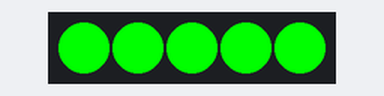
Bench run of a sketch on a simulated Arduino Uno, built with avr-gcc and run on an emulated ATmega328P. On the bench: 5 RGB LEDs in strip order, left to right. Random numbers use the default seed unless the sketch sets one; what the sketch prints to the serial monitor is not drawn.

Above: at 0.1 s.
At 55.1 s:
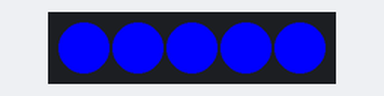
At 127.2 s:
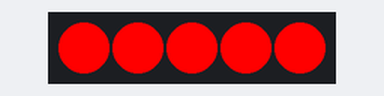
Timing chart, 0 to 130.0 s (numbered marks = the images above):
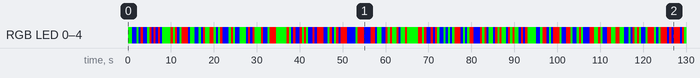

The sketch:

Task1.ino
```cpp
/*Bee's travel, Task 1: Change the flower's color .*/

/*Library*/
#include <Arduino.h>
// LED's library
#include<FastLED.h>

/*GPIO*/
//LED pin
#define LED_PIN 16

/*Variable*/
//Number of the LEDs
#define NUM_LEDS 5
////Address of the color sensor
//
//// R G B value for the white color
//unsigned int redhigh , greenhigh, bluehigh;
//// R G B value for the black color
//unsigned int redlow, greenlow, bluelow;
//// R G B value for the red color
//int Red_R, Red_G, Red_B;
//// R G B value for the green color
//int Green_R, Green_G, Green_B;
//// R G B value for the blue color
//int Blue_R, Blue_G, Blue_B;
//// R G B value for the path
//int Path_R, Path_G, Path_B;
//// R G B value for the end of the path
//int End_R, End_G, End_B;
//// RED = true if the red color is detected, otherwise false
//boolean RED = false ;
//// GREEN = true if the green color is detected, otherwise false
//boolean GREEN = false;
//// BLUE = true if the blue color is detected, otherwise false
//boolean BLUE = false;
////Range (a margin of error for the RGB value)
//int range = 10;


/*Obejct*/
//LED
CRGB leds[NUM_LEDS];

/* ************************************************************************/
/* ****************************** FUNCTION ********************************/
/* ************************************************************************/

//link RGB code : https://www.w3schools.com/colors/colors_picker.asp

//The blue_color() function allows to light the bionic flower in blue
void blue_color()
{
  for (int i = 0; i < NUM_LEDS; i++) {
    leds[i] = CRGB(0,0,255);
  }
  FastLED.show();
}
//The green_color() function allows to light the bionic flower in green
void green_color()
{
  for (int i = 0; i < NUM_LEDS; i++) {
    leds[i] = CRGB(0,255,0);//Vert
  }
  FastLED.show();
}
//The red_color() function allows to light the bionic flower in red
void red_color()
{
  for (int i = 0; i < NUM_LEDS; i++) {
    leds[i] = CRGB(255,0,0);
  }
  FastLED.show();
}
//The black_color() function allows to light the bionic flower in black
void black_color()
{
  for (int i = 0; i < NUM_LEDS; i++) {
    leds[i] = CRGB(0,0,0);
  }
  FastLED.show();
}

////The calibration_color() function allows to calibrate the high (white) and the low (black) value
//void BW_calibration()
//{
//   // Color sensor selected, start the transmission
//   Wire.beginTransmission(ADD_COLOR);
//
//   //White color calibration
//   Serial.println("Please, place the sensor on white color ...");
//   delay(3000);
//   redhigh = RGB_sensor.readRed();
//   greenhigh = RGB_sensor.readGreen();
//   bluehigh = RGB_sensor.readBlue();
//   delay(3000);
//
//   //Black color calibration
//   Serial.println("Please, place the sensor on black color ...");
//   delay(3000);
//   redlow = RGB_sensor.readRed();
//   greenlow = RGB_sensor.readGreen();
//   bluelow = RGB_sensor.readBlue();
//   delay(3000);
//
//    // The end of the transmission
//    Wire.endTransmission();
//}
//
////The RGB_calibration() function allows to calibrate the RGB value for the red, green and blue color
//void RGB_calibration()
//{
//  // Color sensor selected
//  Wire.beginTransmission(ADD_COLOR);
//
//  //Color sensor parameters
//  unsigned int red_value, green_value ,blue_value;
//
//  //Red color calibration
//  Serial.println("Please, place the sensor on red color ...");
//  delay(3000);
//  // Read sensor values (16 bit integers)
//  red_value = RGB_sensor.readRed();
//  green_value = RGB_sensor.readGreen();
//  blue_value = RGB_sensor.readBlue();
//  // Convert to RGB values
//  red_value = map(red_value, redlow, redhigh, 0, 255);
//  green_value = map(green_value, greenlow, greenhigh, 0, 255);
//  blue_value = map(blue_value, bluelow, bluehigh, 0, 255);
//  // Constrain to values of 0-255
//  red_value = constrain(red_value, 0, 255);
//  green_value = constrain(green_value, 0, 255);
//  blue_value= constrain(blue_value, 0, 255);
//  Red_R= red_value;
//  Red_G = green_value;
//  Red_B = blue_value;
//  delay(3000);
//
//  //Green color calibration
//  Serial.println("Please, place the sensor on green color ...");
//  delay(3000);
//  // Read sensor values (16 bit integers)
//  red_value = RGB_sensor.readRed();
//  green_value = RGB_sensor.readGreen();
//  blue_value = RGB_sensor.readBlue();
//  // Convert to RGB values
//  red_value = map(red_value, redlow, redhigh, 0, 255);
//  green_value = map(green_value, greenlow, greenhigh, 0, 255);
//  blue_value = map(blue_value, bluelow, bluehigh, 0, 255);
//  // Constrain to values of 0-255
//  red_value = constrain(red_value, 0, 255);
//  green_value = constrain(green_value, 0, 255);
//  blue_value= constrain(blue_value, 0, 255);
//  Green_R= red_value;
//  Green_G = green_value;
//  Green_B = blue_value;
//  delay(3000);
//
//  //Blue color calibration
//  Serial.println("Please, place the sensor on blue color ...");
//  delay(3000);
//  // Read sensor values (16 bit integers)
//  red_value = RGB_sensor.readRed();
//  green_value = RGB_sensor.readGreen();
//  blue_value = RGB_sensor.readBlue();
//  // Convert to RGB values
//  red_value = map(red_value, redlow, redhigh, 0, 255);
//  green_value = map(green_value, greenlow, greenhigh, 0, 255);
//  blue_value = map(blue_value, bluelow, bluehigh, 0, 255);
//  // Constrain to values of 0-255
//  red_value = constrain(red_value, 0, 255);
//  green_value = constrain(green_value, 0, 255);
//  blue_value= constrain(blue_value, 0, 255);
//  Blue_R= red_value;
//  Blue_G = green_value;
//  Blue_B = blue_value;
//  delay(3000);
//
////   //Path calibration
////  Serial.println("Please, place the sensor on the path ...");
////  delay(3000);
////  // Read sensor values (16 bit integers)
////  red_value = RGB_sensor.readRed();
////  green_value = RGB_sensor.readGreen();
////  blue_value = RGB_sensor.readBlue();
////  // Convert to RGB values
////  red_value = map(red_value, redlow, redhigh, 0, 255);
////  green_value = map(green_value, greenlow, greenhigh, 0, 255);
////  blue_value = map(blue_value, bluelow, bluehigh, 0, 255);
////  // Constrain to values of 0-255
////  red_value = constrain(red_value, 0, 255);
////  green_value = constrain(green_value, 0, 255);
////  blue_value= constrain(blue_value, 0, 255);
////  Path_R= red_value;
////  Path_G = green_value;
////  Path_B = blue_value;
////  delay(3000);
////
////   //The end calibration
////  Serial.println("Please, place the sensor on the end of the path ...");
////  delay(3000);
////  // Read sensor values (16 bit integers)
////  red_value = RGB_sensor.readRed();
////  green_value = RGB_sensor.readGreen();
////  blue_value = RGB_sensor.readBlue();
////  // Convert to RGB values
////  red_value = map(red_value, redlow, redhigh, 0, 255);
////  green_value = map(green_value, greenlow, greenhigh, 0, 255);
////  blue_value = map(blue_value, bluelow, bluehigh, 0, 255);
////  // Constrain to values of 0-255
////  red_value = constrain(red_value, 0, 255);
////  green_value = constrain(green_value, 0, 255);
////  blue_value= constrain(blue_value, 0, 255);
////  End_R= red_value;
////  End_G = green_value;
////  End_B = blue_value;
////  delay(3000);
//
//  // The end of the transmission
//  Wire.endTransmission();
//
//
//}
////The color_sensor() function allows to read the RGB value of the color and test if it is the red, green or blue color
//void Read_RGB()
//{
//  // Color sensor selected
//  Wire.beginTransmission(ADD_COLOR);
//
//  //Color sensor parameters
//  unsigned int red_value, green_value ,blue_value;
//
//  // Read sensor values (16 bit integers)
//  red_value = RGB_sensor.readRed();
//  green_value = RGB_sensor.readGreen();
//  blue_value = RGB_sensor.readBlue();
//  // Convert to RGB values
//  red_value = map(red_value, redlow, redhigh, 0, 255);
//  green_value = map(green_value, greenlow, greenhigh, 0, 255);
//  blue_value = map(blue_value, bluelow, bluehigh, 0, 255);
//  // Constrain to values of 0-255
//  red_value = constrain(red_value, 0, 255);
//  green_value = constrain(green_value, 0, 255);
//  blue_value= constrain(blue_value, 0, 255);
//
//  Serial.print("COLOR : "); Serial.print("R "); Serial.print(red_value); Serial.print("G "); Serial.print(green_value); Serial.print("B ");Serial.println(blue_value);
//
//  // Test if the color detected is red, if it is the case, RED = true
//  if ((red_value>Red_R-range) && ( red_value<Red_R+range)&& (green_value>Red_G-range) && ( green_value<Red_G+range)&&( blue_value>Red_B-range) && ( blue_value<Red_B+range))
//  {
//    RED= true;
//  }
//  // Test if the color detected is green, if it is the case, GREEN = true
//  else if ((red_value>Green_R-range) && (red_value<Green_R+range)&& (green_value>Green_G-range) && ( green_value<Green_G+range)&&( blue_value>Green_B-range) && ( blue_value<Green_B+range))
//  {
//    GREEN= true;
//  }
//  // Test if the color detected is blue, if it is the case, BLUE = true
//  else if ((red_value> Blue_R -range) && (red_value<Blue_R+range)&& (green_value> Blue_G-range) && (green_value< Blue_G+range)&&(blue_value> Blue_B-range) && (blue_value< Blue_B+range))
//  {
//    BLUE= true;
//  }
//  // Test if the sensor is on the path, if it is the case, PATH = true
//
//
//  // Test if the sensor is on the end of the path , if it is the case, END = true
//
//
//  // The end of the transmission
//  Wire.endTransmission();
//
//}


/* ************************************************************************/
/* ***************************** SETUP FUNCTION ***************************/
/* ************************************************************************/
void setup()
{
 //Serial monitor communication
 Serial.begin(9600);
 Serial.println("Bee's travel scenario : Task 1");

 ///LED initialisation
 FastLED.addLeds<NEOPIXEL,LED_PIN>(leds,NUM_LEDS);
 //Turn off the LEDs
 black_color();

}


/* ************************************************************************/
/* ***************************** LOOP FUNCTION ****************************/
/* ************************************************************************/
void loop()
{
   //The flower light in random color
  int color = random(3);
  if (color == 0)
  {
    red_color();
  }
  else if (color == 1)
  {
    green_color();
  }
  else if (color == 2)
  {
    blue_color();
  }

  delay(500);

}
```

Measured:
- by itself, RGB LED 0–4: off → RGB(0, 255, 0) at 0.01 s, → RGB(0, 0, 255) 1.0 s later, → RGB(0, 255, 0) 1.0 s later, → RGB(0, 0, 255) 0.50 s later, … (173 changes in this stretch)
- what the display in image 1 shows lasts 1.5 s, from 55.1 s to 56.6 s
